Frame 1 (no input): blank canvas, image omitted
Frame 60 (the mouse pressed at the canvas centre just before this capture): blank canvas, image omitted
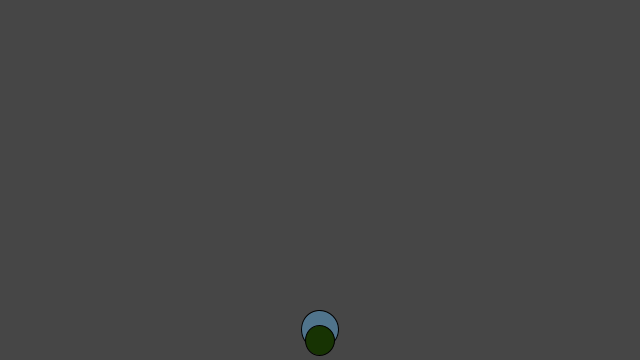
Frame 120 (the mouse held since frame 60 and released just before this capture)

The Processing sketch whose frames 1 and 60 were blank and that drew this single picture after the mouse press (run headless with seeded random() and noise(); from frame 60 on, the mouse is pressed at the canvas centre):

// Processing sketch: ballparty
// ── ballparty.pde
Ball[] myBall=new Ball[1];
int count=0;
int i=0,check=0;
class Ball{
  float x,y;
  float speed;
  int hang;
  float radius=random(12,20);
  float acceleration=0.1;
  float color1=random(0,255),color2=random(0,255),color3=random(0,255);
  Ball(float tempX,float tempY,float tempSpeed,int temphang){
    x=tempX;
    y=tempY;
    speed=tempSpeed;
    hang=temphang;
  }
  void move(){
    speed+=acceleration;
    y+=speed;
  }
  void bounce(){
    if(y>height-radius&&speed>0)
      speed=(-speed)*0.95;
    if(y>height-radius&&abs(speed)<0.2){
      acceleration=speed=0;
      y=999;
    }
  }
  void delete(){
    acceleration=speed=0;
    y=999;
  }
  void display(){
    stroke(0);
    if(hang==0)
      fill(color1,color2,color3);
    else
      fill(random(0,255),random(0,255),random(0,255));
    ellipse(x,y,radius*2,radius*2);
  }
}
void mousePressed(){
  Ball aBall=new Ball(mouseX,mouseY,0,0);
  myBall=(Ball[])append(myBall,aBall);
  long cnt=myBall.length;
  if(cnt%300==0&&cnt!=0){
    for(int i=0;i<myBall.length;i++)
      myBall[i].delete();
  for(int i=0;i<503;i++)
  {
    Ball bBall=new Ball(random(0,640),random(0,180),0,1);
    myBall=(Ball[])append(myBall,bBall);
  }
  }
}
void setup(){
  size(640,360);
  background(70);
  myBall[0]=new Ball(700,100,0,0);
}
void draw(){

  background(70);
  if(mousePressed==true&&check==0){
    mousePressed();
    check=1;
  }
  else if(mousePressed==false||pmouseX!=mouseX||pmouseY!=mouseY) check=0;
  for(int i=0;i<myBall.length;i++)
  {
    myBall[i].move();
    myBall[i].bounce();
    myBall[i].display();
  }
}
